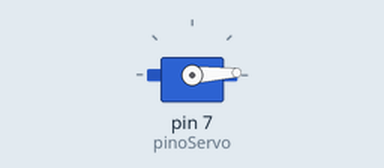
The sketch below on a simulated Arduino Uno, built with avr-gcc and run on an emulated ATmega328P. Parts: servo.

Above: at 0.05 s.
At 1.15 s:
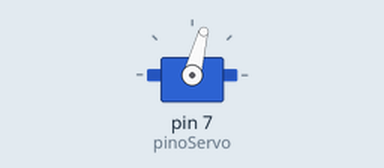
At 2.75 s:
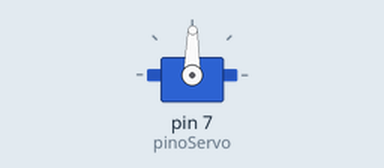
At 5.5 s:
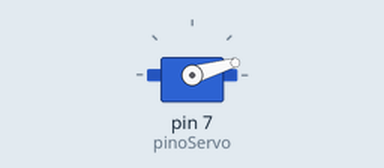
Timing chart, 0 to 11.3 s (numbered marks = the images above):
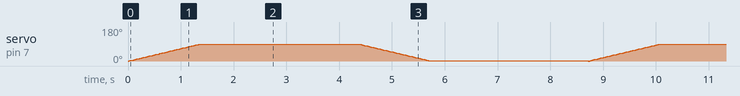

The sketch:

cancela_gradual.ino
```cpp
#include <Servo.h>
#define pinoServo 7
Servo Cancela;

void setup(){
Cancela.attach(pinoServo);
}

void loop(){
  fechar();
  delay(3000);
  abrir();
  delay(3000);
}

void fechar(){
  for(int i=0;i<90;i++){
    Cancela.write(i);
    delay(15);
  }
}

void abrir(){
  for(int i=90; i>0; i--){
    Cancela.write(i);
    delay(15);
  }
}
```
